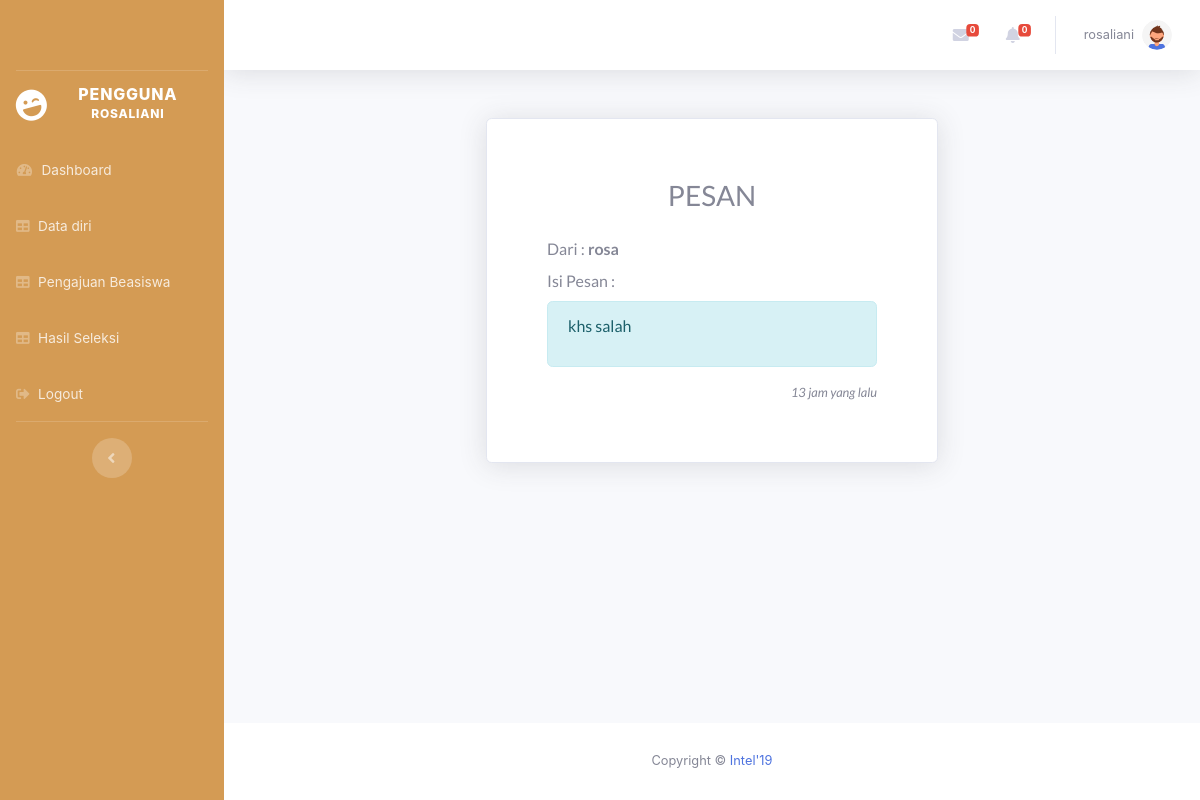
The app's page /user/pesan.php (signed in) with its own data.
### tables this page shows
CREATE TABLE `pesan` (
  `id_pesan` int(11) NOT NULL,
  `f_id_pengirim` int(11) NOT NULL,
  `f_id_penerima` int(11) NOT NULL,
  `pesan` text NOT NULL,
  `tanggal_kirim` timestamp NOT NULL DEFAULT current_timestamp(),
  `dibuka` enum('0','1') NOT NULL
);

### config.php (called while the page is built, shortened)
<?php
function connectDatabase()
{
    $conn = new mysqli(DB_HOST, DB_USERNAME, DB_PASSWORD, DB_NAME);
    return $conn;
}
?>

### user/functions/pesan.php (called while the page is built, shortened)
<?php
require_once '../config.php';
class Pesan{
    private $db;
    public function __construct()
    {
        $this->db = connectDatabase();
    }
    public function getPesan($id_penerima)
    {
        return $this->db->query("SELECT * FROM pesan p JOIN admin a ON a.id_admin=p.f_id_pengirim WHERE f_id_penerima=$id_penerima");
    }
}
$Pesan = new Pesan();
?>

### user/pesan.php (the view, shortened to what this page needs)
<?php
require '../includes/header.php';
require_once '../user/functions/pesan.php';
$getPesan = $Pesan->getPesan($_SESSION['id_user']);
$dataPesan = mysqli_fetch_assoc($getPesan);
$now = date('Y-m-d H:i:s');
$diff = abs(strtotime($now) - strtotime($dataPesan['tanggal_kirim']));
$seconds = $diff;
$minutes = round($diff / 60);
$hours = round($diff / 3600);
$days = round($diff / 86400);
$months = round($diff / 2592000);
$years = round($diff / 31536000);
$message = '';
if ($seconds < 60) {
    $message = $seconds . " detik yang lalu";
} elseif ($minutes < 60) {
    $message = $minutes . " menit yang lalu";
} elseif ($hours < 24) {
    $message = $hours . " jam yang lalu";
} elseif ($days < 30) {
    $message = $days . " hari yang lalu";
} elseif ($months < 12) {
    $message = $months . " bulan yang lalu";
} else {
    $message = $years . " tahun yang lalu";
}
?>
<div class="row d-flex justify-content-center">
    <div class="col-lg-6">
        <div class="card shadow mb-4">
            <div class="card-body" style="font-family: 'Lato', sans-serif; padding: 60px 60px">
                <h3 class="text-center">PESAN</h3>
                <label class="mt-3">
                    Dari : <strong><?=$dataPesan['username']?></strong>
                </label><br>
                <label for="isi_pesan">Isi Pesan : </label>
                <div class="alert alert-info" role="alert">
                    <p class="text-end"><?=$dataPesan['pesan']?></p>
                </div>
                <div class="d-flex justify-content-end">
                    <small class="text-end"><i><?=$message;?></i></small>
                </div>
            </div>
        </div>
    </div>
</div>
<?php require '../includes/footer.php';?>

### records on screen
pesan: f_id_pengirim.username "rosa", pesan "khs salah", tanggal_kirim "13 jam yang lalu"

### other values on screen
$_SESSION['username'] "ROSALIANI"
$jumlah_pesan "0"
$countBelumDibaca "0"
$_SESSION['username'] "rosaliani"
